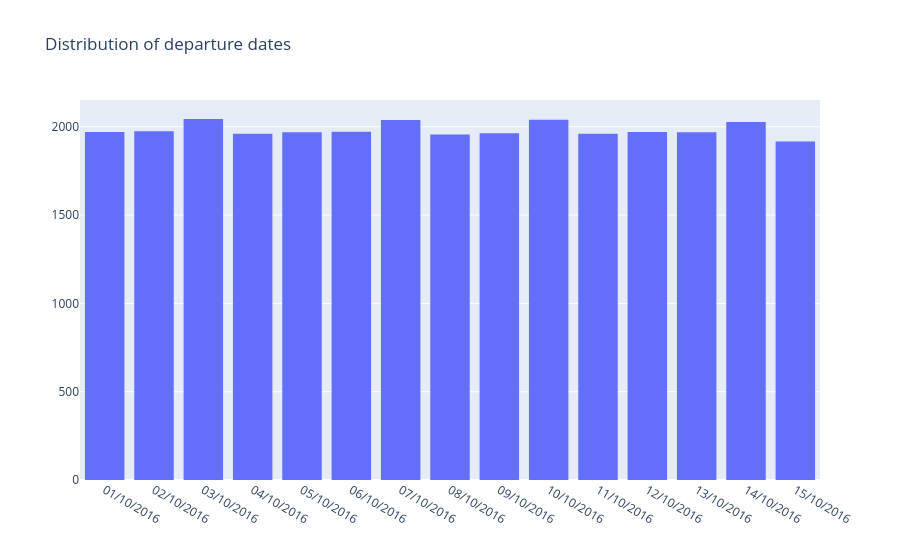

The code cell stored with this chart in its notebook:
### Markdown cell above
## Categorical analysis

### Code cell
print(df_training['DepartureDate'].unique())
date_train = go.Figure()
date_train.add_trace(
                go.Histogram(x=df_training['DepartureDate']
                     )
                        )
date_train.update_layout(title='Distribution of departure dates')

### Figure 1 — Plotly figure (JSON) as saved in the notebook; plotly's stock layout.template omitted (floating-point values rounded to 4 significant figures; data arrays with more than 128 entries replaced by an {"elided": "..."} marker saying what was removed)
{"data": [{"type": "histogram", "x": {"elided": "29731 str values"}}], "layout": {"title": {"text": "Distribution of departure dates"}}}
